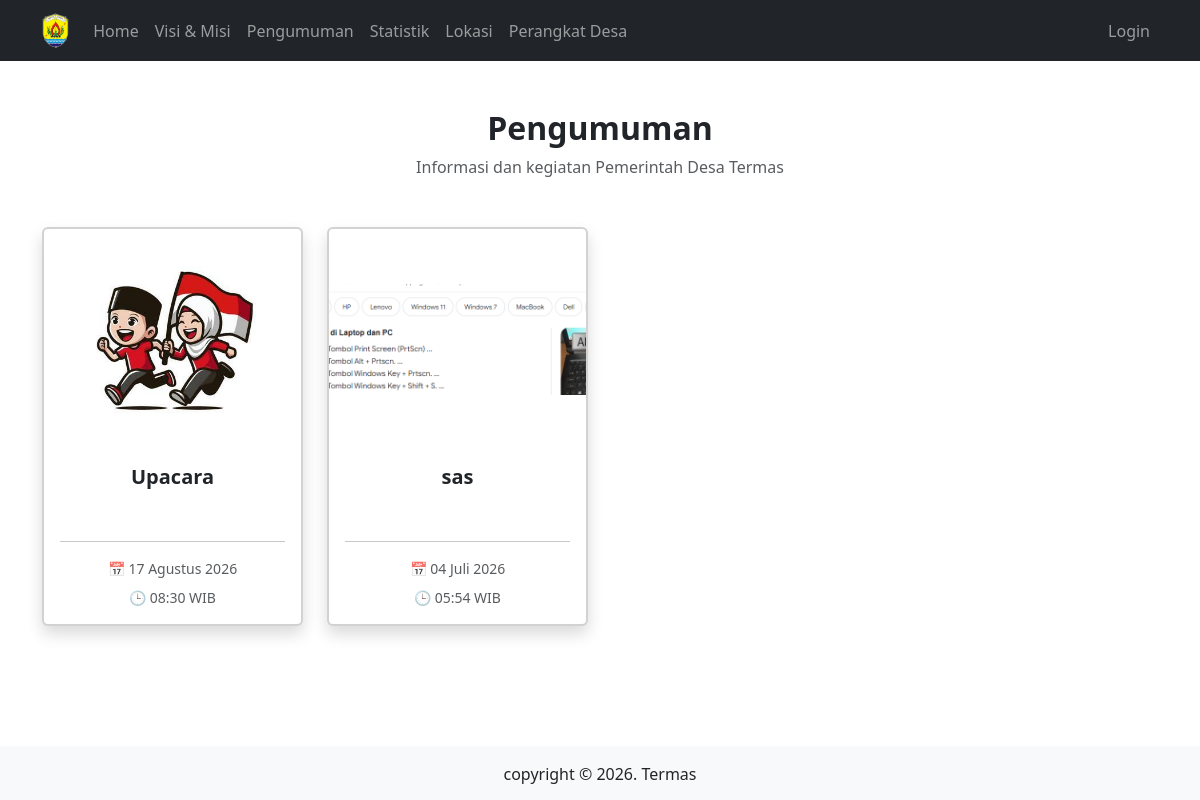
The app's page /index.php/pengumuman with its own data.
### tables this page shows
CREATE TABLE `pengumuman` (
  `id_pengumuman` int(11) NOT NULL,
  `judul_pengumuman` varchar(200) NOT NULL,
  `keterangan_pengumuman` text NOT NULL,
  `foto_pengumuman` varchar(255) DEFAULT NULL,
  `tanggal_pengumuman` date NOT NULL,
  `waktu_pengumuman` time NOT NULL
);

### application/controllers/pengumuman.php (called while the page is built)
<?php
class Pengumuman extends CI_Controller
{
    function index()
    {
        $this->load->model("Mpengumuman");
        $data["pengumuman"] = $this->Mpengumuman->tampil();
        $this->load->view("header");
        $this->load->view("pengumuman_tampil", $data);
        $this->load->view("footer");
    }
}

### index.php (called while the page is built, shortened)
<?php
require_once BASEPATH.'core/CodeIgniter.php';

### application/models/Mpengumuman.php (called while the page is built, shortened)
<?php
class Mpengumuman extends CI_Model {
    public function tampil()
    {
        return $this->db->get("pengumuman")->result_array();
    }
}

### application/views/pengumuman_tampil.php (the view, shortened to what this page needs)
<div class="container py-5">
    <div class="text-center mb-5">
        <h2 class="fw-bold">
            Pengumuman
        </h2>
        <p class="text-muted">
            Informasi dan kegiatan Pemerintah Desa Termas
        </p>
    </div>
    <?php
    $bulan = [
        1=>"Januari",
        "Februari",
        "Maret",
        "April",
        "Mei",
        "Juni",
        "Juli",
        "Agustus",
        "September",
        "Oktober",
        "November",
        "Desember"
    ];
    ?>
    <div class="row">
        <?php if(!empty($pengumuman)): ?>
            <?php foreach($pengumuman as $p):
                $tanggal = strtotime($p["tanggal_pengumuman"]);
            ?>
            <div class="col-lg-3 col-md-6 mb-4">
                <a href="#"
                    class="text-decoration-none text-dark"
                    data-bs-toggle="modal"
                    data-bs-target="#modalPengumuman<?= $p["id_pengumuman"]; ?>">
                    <div class="card border-2 shadow h-100">
                        <div class="d-flex align-items-center justify-content-center"
                             style="height:220px;">
                            <img
                                src="<?= $this->config->item("url_pengumuman").$p["foto_pengumuman"]; ?>"
                                class="img-fluid"
                                style="
                                    max-width:100%;
                                    max-height:200px;
                                    object-fit:contain;
                                "
                                alt="<?= $p["judul_pengumuman"]; ?>">
                        </div>
                        <div class="card-body">
                            <h5
                                class="fw-bold text-center"
                                style="height:60px;">
                                <?= $p["judul_pengumuman"]; ?>
                            </h5>
                            <hr>
                            <div class="text-center text-muted small">
                                <div class="mb-2">
                                    📅
                                    <?= date('d',$tanggal); ?>
                                    <?= $bulan[date('n',$tanggal)]; ?>
                                    <?= date('Y',$tanggal); ?>
                                </div>
                                <div>
                                    🕒
                                    <?= date('H:i',strtotime($p["waktu_pengumuman"])); ?>
                                    WIB
                                </div>
                            </div>
                        </div>
                    </div>
                </a>
            </div>
                <?php endforeach; ?>
        <?php endif; ?>
    </div>
</div>

### application/views/header.php (shortened to what this page needs)
<!doctype html>
<html lang="en">
<head>
    <link rel="stylesheet" href="https://cdn.jsdelivr.net/npm/bootstrap@5.3.3/dist/css/bootstrap.min.css">
</head>
<body>
<nav class="navbar navbar-expand-lg navbar-dark bg-dark">
    <div class="container">
            <img class="navbar-brand" src="<?= base_url("assets/logo/logo.png") ?>" alt="Logo" height="45">
        <div class="collapse navbar-collapse" id="naff">
            <ul class="navbar-nav me-auto">
                <li class="nav-item">
                    <a href="<?= base_url(); ?>" class="nav-link">
                        Home
                    </a>
                </li>
                <li class="nav-item">
                    <a href="<?= base_url('#visi'); ?>" class="nav-link">
                        Visi & Misi
                    </a>
                </li>
                <li class="nav-item">
                    <a href="<?= base_url('#pengumuman'); ?>" class="nav-link">
                        Pengumuman
                    </a>
                </li>
                <li class="nav-item">
                    <a href="<?= base_url('#statistik'); ?>" class="nav-link">
                        Statistik
                    </a>
                </li>
                <li class="nav-item">
                    <a href="<?= base_url('#lokasi'); ?>" class="nav-link">
                        Lokasi
                    </a>
                </li>
                <li class="nav-item">
                    <a href="<?= base_url('#perangkat'); ?>" class="nav-link">
                        Perangkat Desa
                    </a>
                </li>
            </ul>
            <ul class="navbar-nav ms-auto">
                <?php if ($this->session->userdata("id_warga")): ?>
                    <li class="nav-item dropdown">
                        <a class="nav-link dropdown-toggle" href="#" role="button"
                           data-bs-toggle="dropdown" aria-expanded="false">
                            Surat
                        </a>
                       <ul class="dropdown-menu">
                            <li>
                                <a class="dropdown-item" href="<?= base_url("surat_keterangan") ?>">
                                    Surat Keterangan
                                </a>
                            </li>
                            <li>
                                <a class="dropdown-item" href="<?= base_url("skd") ?>">
                                    Surat Keterangan Domisili
                                </a>
                            </li>
                            <li>
                                <a class="dropdown-item" href="<?= base_url("sktm") ?>">
                                    Surat Keterangan Tidak Mampu
                                </a>
                            </li>
                            <li>
                                <a class="dropdown-item" href="<?= base_url("sku") ?>">
                                    Surat Keterangan Usaha
                                </a>
                            </li>
                            <li>
                                <a class="dropdown-item" href="<?= base_url("surat_pengantar") ?>">
                                    Surat Pengantar
                                </a>
                            </li>
                            <li>
                                <a class="dropdown-item" href="<?= base_url("spik") ?>">
                                    Surat Pengantar Ijin Keramaian
                                </a>
                            </li>
                        </ul>
                    </li>
                    <li class="nav-item">
                        <a href="<?= base_url("akun") ?>" class="nav-link">
                            <?= $this->session->userdata("nama_lengkap") ?>
                        </a>
                    </li>
                    <li class="nav-item">
                        <a href="<?= base_url("logout") ?>" class="nav-link">
                            Logout
                        </a>
                    </li>
                <?php else: ?>
                    <li class="nav-item">
                        <a href="#" class="nav-link"
                           data-bs-toggle="modal"
                           data-bs-target="#login">
                            Login
                        </a>
                    </li>
                <?php endif; ?>
            </ul>
        </div>
    </div>
</nav>

### application/views/footer.php (shortened to what this page needs)
<footer class="bg-light text-center py-3 mt-5">
		<div class="">copyright &copy; 2026. Termas</div>
	</footer>
  </body>
</html>

### records on screen
pengumuman: foto_pengumuman (picture), judul_pengumuman "Upacara", tanggal_pengumuman "17", tanggal_pengumuman "Agustus", tanggal_pengumuman "2026", waktu_pengumuman "08:30"
pengumuman: foto_pengumuman (picture), judul_pengumuman "sas", tanggal_pengumuman "04", tanggal_pengumuman "Juli", tanggal_pengumuman "2026", waktu_pengumuman "05:54"
